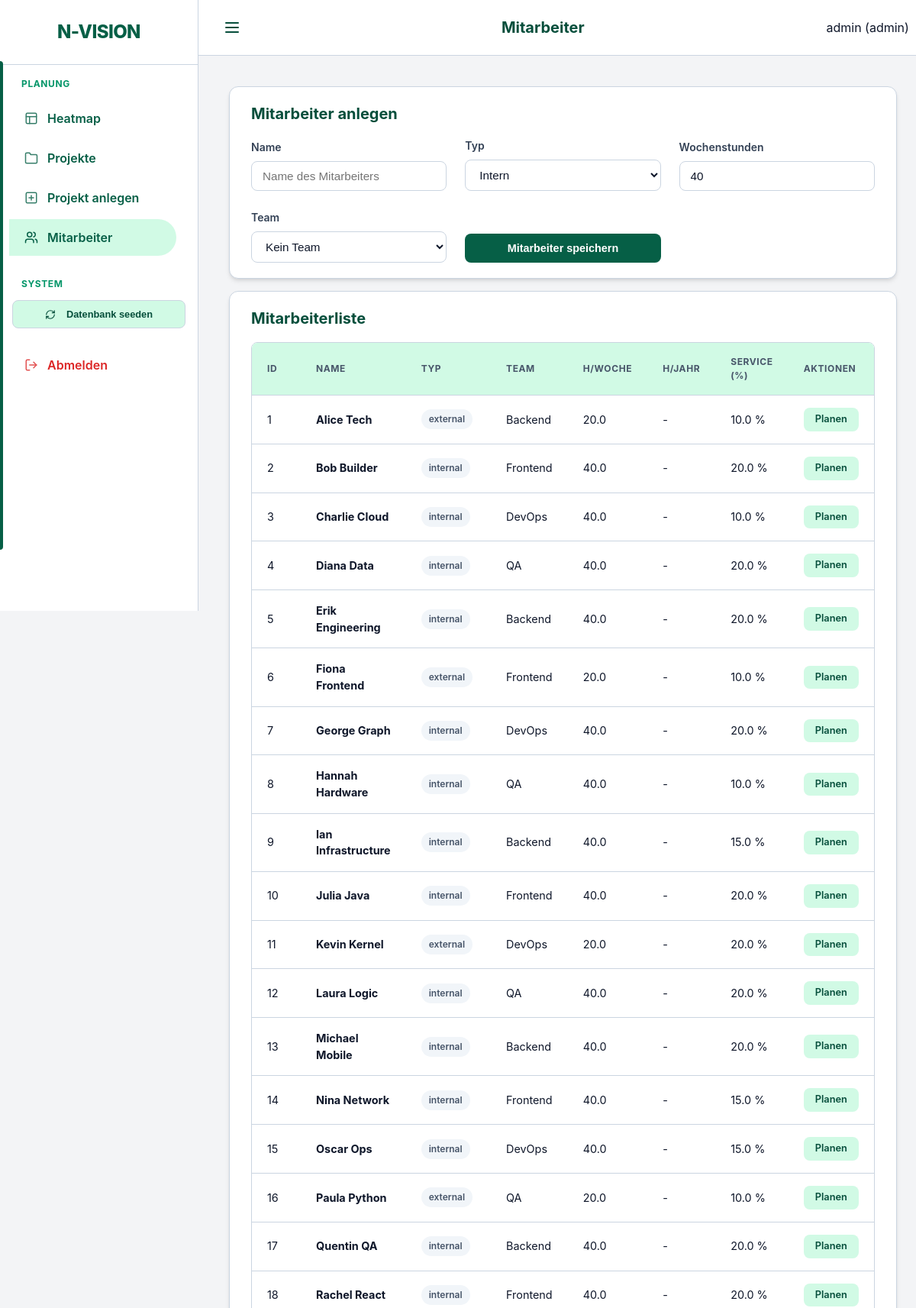
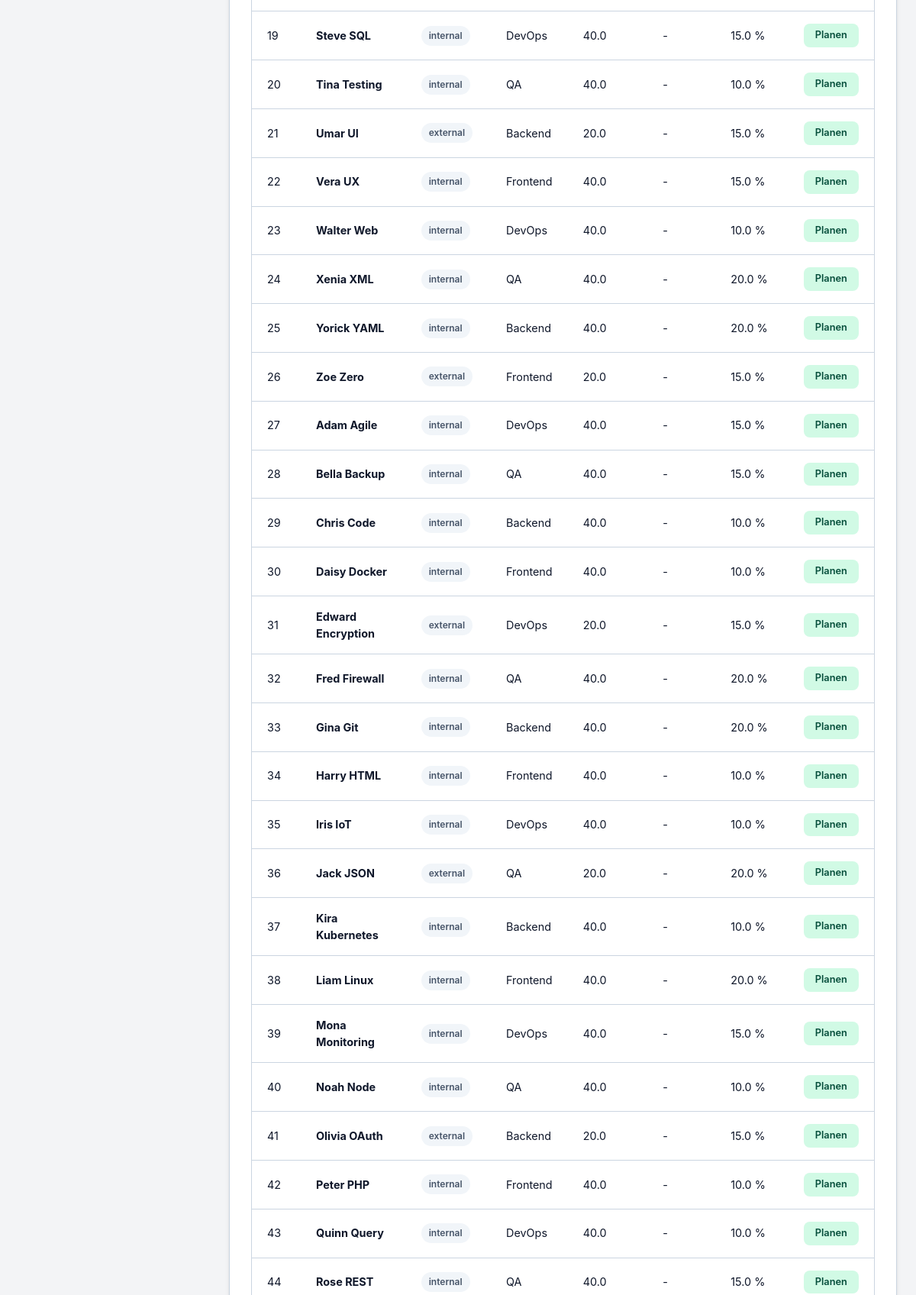
Page /ui/employees (signed in, upper part) on the committed database (2 pictures, top to bottom).
### models.py (models this page shows)
class User(Base):
    __tablename__ = "users"
    id = Column(Integer, primary_key=True, index=True)
    username = Column(String, unique=True, index=True)
    hashed_password = Column(String)
    role = Column(Enum(UserRole), default=UserRole.EMPLOYEE)
    employee_id = Column(Integer, ForeignKey("employees.id"), nullable=True)
    is_active = Column(Boolean, default=True)
    employee = relationship("Employee", back_populates="user")

class Employee(Base):
    __tablename__ = "employees"
    id = Column(Integer, primary_key=True, index=True)
    name = Column(String, index=True)
    type = Column(Enum(ResourceType), default=ResourceType.INTERNAL)
    role_id = Column(Integer, ForeignKey("roles.id"))
    team_id = Column(Integer, ForeignKey("teams.id"))
    weekly_hours = Column(Float, default=40.0)
    annual_hours_target = Column(Float, nullable=True) # Neuer Wert für Jahresplanung
    employment_start = Column(Date)
    employment_end = Column(Date, nullable=True)
    role = relationship("Role", back_populates="employees")
    team = relationship("Team", back_populates="employees")
    staffings = relationship("Staffing", back_populates="employee")
    service_allocations = relationship("ServiceAllocation", back_populates="employee")
    absences = relationship("Absence", back_populates="employee")
    user = relationship("User", back_populates="employee", uselist=False)
    bookings = relationship("Booking", back_populates="employee")

class Team(Base):
    __tablename__ = "teams"
    id = Column(Integer, primary_key=True, index=True)
    name = Column(String, unique=True, index=True)
    employees = relationship("Employee", back_populates="team")

class ServiceAllocation(Base):
    __tablename__ = "service_allocations"
    id = Column(Integer, primary_key=True, index=True)
    employee_id = Column(Integer, ForeignKey("employees.id"))
    capacity_percent = Column(Float) # e.g. 20.0 for 20%
    description = Column(String, nullable=True)
    employee = relationship("Employee", back_populates="service_allocations")

### main.py (the view)
@app.get("/ui/employees", response_class=HTMLResponse)
def ui_employees(request: Request, db: Session = Depends(get_db), user: models.User = Depends(admin_required)):
    employees = db.query(models.Employee).all()
    teams = db.query(models.Team).all()
    return templates.TemplateResponse(
        request=request, name="employees.html", context={
            "employees": employees,
            "teams": teams,
            "active_page": "employees",
            "user": user
        }
    )

### templates/employees.html (shortened to what this page needs)
{% extends "base.html" %}
{% set title = "Mitarbeiter" %}
{% block content %}
<div class="card">
    <h2>Mitarbeiter anlegen</h2>
    <form action="/ui/employees/add" method="post" style="display: grid; grid-template-columns: repeat(auto-fit, minmax(200px, 1fr)); gap: 1.5rem; align-items: end;">
        <div class="form-group" style="margin-bottom: 0;">
            <label>Name</label>
            <input type="text" name="name" required placeholder="Name des Mitarbeiters">
        </div>
        <div class="form-group" style="margin-bottom: 0;">
            <label>Typ</label>
            <select name="type">
                <option value="internal">Intern</option>
            </select>
        </div>
        <div class="form-group" style="margin-bottom: 0;">
            <label>Wochenstunden</label>
            <input type="number" name="weekly_hours" value="40" step="0.5">
        </div>
        <div class="form-group" style="margin-bottom: 0;">
            <label>Team</label>
            <select name="team_id">
                <option value="">Kein Team</option>
            </select>
        </div>
        <div>
            <button type="submit" class="btn btn-primary" style="width: 100%;">Mitarbeiter speichern</button>
        </div>
    </form>
</div>
<div class="card">
    <h2>Mitarbeiterliste</h2>
    <div class="modern-table-wrapper">
        <table class="modern-table">
            <thead>
                <tr>
                    <th>ID</th>
                    <th>Name</th>
                    <th>Typ</th>
                    <th>Team</th>
                    <th>h/Woche</th>
                    <th>h/Jahr</th>
                    <th>Service (%)</th>
                    <th>Aktionen</th>
                </tr>
            </thead>
            <tbody>
                {% for r in employees %}
                <tr>
                    <td>{{ r.id }}</td>
                    <td><strong>{{ r.name }}</strong></td>
                    <td>
                        <span class="badge badge-default">{{ r.type.value }}</span>
                    </td>
                    <td>{{ r.team.name if r.team else "-" }}</td>
                    <td>{{ r.weekly_hours }}</td>
                    <td>{{ r.annual_hours_target if r.annual_hours_target else "-" }}</td>
                    <td>
                        {% if r.service_allocations %}
                            {{ r.service_allocations[0].capacity_percent | round(1) }} %
                        {% else %}
                            0 %
                        {% endif %}
                    </td>
                    <td>
                        <a href="/ui/employees/{{ r.id }}/plan" class="btn btn-small btn-details">Planen</a>
                    </td>
                </tr>
                {% endfor %}
            </tbody>
        </table>
    </div>
</div>
{% endblock %}

### templates/base.html (shortened to what this page needs)
<!DOCTYPE html>
<html lang="de">
<head>
    <link rel="stylesheet" href="{{ static_url('/static/styles.css') }}">
</head>
<body>
<div class="app-layout">
    <aside class="sidebar">
        <div class="sidebar-header">
            <div class="brand-title">N-VISION</div>
        </div>
        <nav class="sidebar-nav">
            <div class="nav-group">
                <span class="nav-label">Planung</span>
                <a href="/" class="{% if active_page == 'heatmap' %}active{% endif %}">
                    <svg xmlns="http://www.w3.org/2000/svg" width="18" height="18" viewBox="0 0 24 24" fill="none" stroke="currentColor" stroke-width="2" stroke-linecap="round" stroke-linejoin="round" class="nav-icon"><rect width="18" height="18" x="3" y="3" rx="2"/><path d="M3 9h18"/><path d="M9 21V9"/></svg>
                    <span>Heatmap</span>
                </a>
                <a href="/ui/projects" class="{% if active_page == 'projects' %}active{% endif %}">
                    <svg xmlns="http://www.w3.org/2000/svg" width="18" height="18" viewBox="0 0 24 24" fill="none" stroke="currentColor" stroke-width="2" stroke-linecap="round" stroke-linejoin="round" class="nav-icon"><path d="M22 19a2 2 0 0 1-2 2H4a2 2 0 0 1-2-2V5a2 2 0 0 1 2-2h5l2 3h9a2 2 0 0 1 2 2z"/></svg>
                    <span>Projekte</span>
                </a>
                {% if request.state.user and request.state.user.role.value == 'admin' %}
                <a href="/ui/projects/add" class="{% if active_page == 'project_add' %}active{% endif %}">
                    <svg xmlns="http://www.w3.org/2000/svg" width="18" height="18" viewBox="0 0 24 24" fill="none" stroke="currentColor" stroke-width="2" stroke-linecap="round" stroke-linejoin="round" class="nav-icon"><rect width="18" height="18" x="3" y="3" rx="2"/><path d="M12 8v8"/><path d="M8 12h8"/></svg>
                    <span>Projekt anlegen</span>
                </a>
                <a href="/ui/employees" class="{% if active_page == 'employees' %}active{% endif %}">
                    <span>Mitarbeiter</span>
                </a>
                {% endif %}
            </div>
            {% if request.state.user and request.state.user.role.value == 'admin' %}
            <div class="nav-group">
                <span class="nav-label">System</span>
                <form action="/seed/" method="post" style="padding: 0 0.25rem;">
                    <button type="submit" class="btn btn-outline" style="width: 100%; font-size: 0.8rem; background: var(--primary-light); color: var(--primary-dark); border-color: var(--border-color);" onclick="return confirm('Alle Daten löschen und Testdaten laden?')">
                        Datenbank seeden
                    </button>
                </form>
            </div>
            {% endif %}
            <div class="nav-group" style="margin-top: auto;">
                <a href="/logout" style="color: var(--danger);">
                    <span>Abmelden</span>
                </a>
            </div>
        </nav>
    </aside>
    <div class="main-wrapper">
        <header class="top-bar">
            <button class="menu-toggle" id="menuToggle" aria-label="Menü öffnen">
                <svg xmlns="http://www.w3.org/2000/svg" width="24" height="24" viewBox="0 0 24 24" fill="none" stroke="currentColor" stroke-width="2" stroke-linecap="round" stroke-linejoin="round"><line x1="4" x2="20" y1="12" y2="12"/><line x1="4" x2="20" y1="6" y2="6"/><line x1="4" x2="20" y1="18" y2="18"/></svg>
            </button>
            <h1 class="page-title">{{ title if title else "N-VISION" }}</h1>
            <div class="user-info" style="display: flex; align-items: center; gap: 1rem;">
                <span>{{ request.state.user.username if request.state.user else "Gast" }} ({{ request.state.user.role.value if request.state.user else "" }})</span>
            </div>
        </header>
        <main class="content-area">
            {% block content %}{% endblock %}
        </main>
    </div>
</div>
</body>
</html>

### rows in the picture
User: state.user "admin", state.user.role "admin"
Employee: id "1", name "Alice Tech", type.value "external", team "Backend", weekly_hours "20.0", annual_hours_target "-", capacity_percent "10.0"
Employee: id "2", name "Bob Builder", type.value "internal", team "Frontend", weekly_hours "40.0", annual_hours_target "-", capacity_percent "20.0"
Employee: id "3", name "Charlie Cloud", type.value "internal", team "DevOps", weekly_hours "40.0", annual_hours_target "-", capacity_percent "10.0"
Employee: id "4", name "Diana Data", type.value "internal", team "QA", weekly_hours "40.0", annual_hours_target "-", capacity_percent "20.0"
Employee: id "5", name "Erik Engineering", type.value "internal", team "Backend", weekly_hours "40.0", annual_hours_target "-", capacity_percent "20.0"
Employee: id "6", name "Fiona Frontend", type.value "external", team "Frontend", weekly_hours "20.0", annual_hours_target "-", capacity_percent "10.0"
Employee: id "7", name "George Graph", type.value "internal", team "DevOps", weekly_hours "40.0", annual_hours_target "-", capacity_percent "20.0"
Employee: id "8", name "Hannah Hardware", type.value "internal", team "QA", weekly_hours "40.0", annual_hours_target "-", capacity_percent "10.0"
Employee: id "9", name "Ian Infrastructure", type.value "internal", team "Backend", weekly_hours "40.0", annual_hours_target "-", capacity_percent "15.0"
Employee: id "10", name "Julia Java", type.value "internal", team "Frontend", weekly_hours "40.0", annual_hours_target "-", capacity_percent "20.0"
Employee: id "11", name "Kevin Kernel", type.value "external", team "DevOps", weekly_hours "20.0", annual_hours_target "-", capacity_percent "20.0"
Employee: id "12", name "Laura Logic", type.value "internal", team "QA", weekly_hours "40.0", annual_hours_target "-", capacity_percent "20.0"
Employee: id "13", name "Michael Mobile", type.value "internal", team "Backend", weekly_hours "40.0", annual_hours_target "-", capacity_percent "20.0"
Employee: id "14", name "Nina Network", type.value "internal", team "Frontend", weekly_hours "40.0", annual_hours_target "-", capacity_percent "15.0"
Employee: id "15", name "Oscar Ops", type.value "internal", team "DevOps", weekly_hours "40.0", annual_hours_target "-", capacity_percent "15.0"
Employee: id "16", name "Paula Python", type.value "external", team "QA", weekly_hours "20.0", annual_hours_target "-", capacity_percent "10.0"
Employee: id "17", name "Quentin QA", type.value "internal", team "Backend", weekly_hours "40.0", annual_hours_target "-", capacity_percent "20.0"
Employee: id "18", name "Rachel React", type.value "internal", team "Frontend", weekly_hours "40.0", annual_hours_target "-", capacity_percent "20.0"
Employee: id "19", name "Steve SQL", type.value "internal", team "DevOps", weekly_hours "40.0", annual_hours_target "-", capacity_percent "15.0"
Employee: id "20", name "Tina Testing", type.value "internal", team "QA", weekly_hours "40.0", annual_hours_target "-", capacity_percent "10.0"
Employee: id "21", name "Umar UI", type.value "external", team "Backend", weekly_hours "20.0", annual_hours_target "-", capacity_percent "15.0"
Employee: id "22", name "Vera UX", type.value "internal", team "Frontend", weekly_hours "40.0", annual_hours_target "-", capacity_percent "15.0"
Employee: id "23", name "Walter Web", type.value "internal", team "DevOps", weekly_hours "40.0", annual_hours_target "-", capacity_percent "10.0"
Employee: id "24", name "Xenia XML", type.value "internal", team "QA", weekly_hours "40.0", annual_hours_target "-", capacity_percent "20.0"
Employee: id "25", name "Yorick YAML", type.value "internal", team "Backend", weekly_hours "40.0", annual_hours_target "-", capacity_percent "20.0"
Employee: id "26", name "Zoe Zero", type.value "external", team "Frontend", weekly_hours "20.0", annual_hours_target "-", capacity_percent "15.0"
Employee: id "27", name "Adam Agile", type.value "internal", team "DevOps", weekly_hours "40.0", annual_hours_target "-", capacity_percent "15.0"
Employee: id "28", name "Bella Backup", type.value "internal", team "QA", weekly_hours "40.0", annual_hours_target "-", capacity_percent "15.0"
Employee: id "29", name "Chris Code", type.value "internal", team "Backend", weekly_hours "40.0", annual_hours_target "-", capacity_percent "10.0"
Employee: id "30", name "Daisy Docker", type.value "internal", team "Frontend", weekly_hours "40.0", annual_hours_target "-", capacity_percent "10.0"
Employee: id "31", name "Edward Encryption", type.value "external", team "DevOps", weekly_hours "20.0", annual_hours_target "-", capacity_percent "15.0"
Employee: id "32", name "Fred Firewall", type.value "internal", team "QA", weekly_hours "40.0", annual_hours_target "-", capacity_percent "20.0"
Employee: id "33", name "Gina Git", type.value "internal", team "Backend", weekly_hours "40.0", annual_hours_target "-", capacity_percent "20.0"
Employee: id "34", name "Harry HTML", type.value "internal", team "Frontend", weekly_hours "40.0", annual_hours_target "-", capacity_percent "10.0"
Employee: id "35", name "Iris IoT", type.value "internal", team "DevOps", weekly_hours "40.0", annual_hours_target "-", capacity_percent "10.0"
Employee: id "36", name "Jack JSON", type.value "external", team "QA", weekly_hours "20.0", annual_hours_target "-", capacity_percent "20.0"
Employee: id "37", name "Kira Kubernetes", type.value "internal", team "Backend", weekly_hours "40.0", annual_hours_target "-", capacity_percent "10.0"
Employee: id "38", name "Liam Linux", type.value "internal", team "Frontend", weekly_hours "40.0", annual_hours_target "-", capacity_percent "20.0"
Employee: id "39", name "Mona Monitoring", type.value "internal", team "DevOps", weekly_hours "40.0", annual_hours_target "-", capacity_percent "15.0"
Employee: id "40", name "Noah Node", type.value "internal", team "QA", weekly_hours "40.0", annual_hours_target "-", capacity_percent "10.0"
Employee: id "41", name "Olivia OAuth", type.value "external", team "Backend", weekly_hours "20.0", annual_hours_target "-", capacity_percent "15.0"
Employee: id "42", name "Peter PHP", type.value "internal", team "Frontend", weekly_hours "40.0", annual_hours_target "-", capacity_percent "10.0"
Employee: id "43", name "Quinn Query", type.value "internal", team "DevOps", weekly_hours "40.0", annual_hours_target "-", capacity_percent "10.0"
Employee: id "44", name "Rose REST", type.value "internal", team "QA", weekly_hours "40.0", annual_hours_target "-", capacity_percent "15.0"

### other values in the picture
{{ title if title else "N-VISION" }} "Mitarbeiter"
